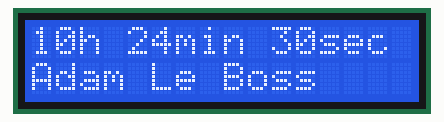
Recording of a sketch running on a simulated Arduino Uno, built with avr-gcc and run on an emulated ATmega328P. Shown: 16×2 character LCD. The local clock reads 2024-03-15 10:24:30 at power-on unless the sketch sets it; what the sketch prints to the serial monitor is not drawn.

Above: at 0.1 s.
At 4.1 s:
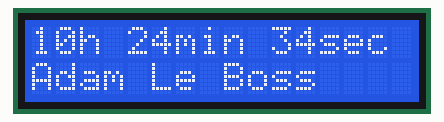
At 9.2 s:
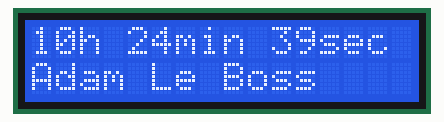
At 19.2 s:
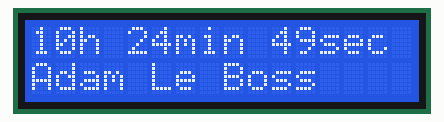
At 26.2 s:
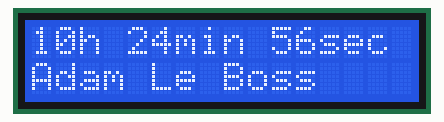
At 38.3 s:
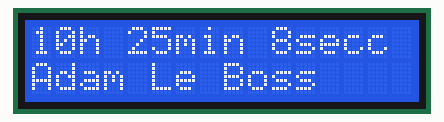

The sketch:

ProjetArduinoCode.ino
```cpp
//LCD
#include <LiquidCrystal.h>

//horloge
#include <Wire.h>
#include <ds3231.h>

struct ts t; //déclaration de la variable t
struct ts nt; //déclaration de la variable nt. Si j'utilise t partout ca ne marche pas

LiquidCrystal lcd(2,3,4,5,6,7);

void setup() {
  Serial.begin(9600);

  lcd.begin(16,2);
  lcd.print("Bonjour");
  lcd.setCursor(0,1); // (colonne,ligne) 0 est le premier indice
  Serial.println("Test");
  lcd.print("Adam");
  lcd.print(" Le Boss");

  Wire.begin();
  DS3231_init(DS3231_CONTROL_INTCN); //ligne modifiée
  /*
  //Réglage de l'heure
  nt.mday = 15;
  nt.mon = 12;
  nt.year = 2021;
  nt.hour = 10;
  nt.min = 31;
  nt.sec=0;
  DS3231_set(nt);
  */


//L'heure est réglée


}

void loop() {
  // put your main code here, to run repeatedly:

  DS3231_get(&t);
  Serial.println(t.year);
  Serial.print("date : ");
  Serial.print(t.mday);
  Serial.print("/");
  Serial.print(t.mon);
  Serial.print("/");
  Serial.print(t.year);
  Serial.print("\t Heure : ");
  Serial.print(t.hour);
  lcd.setCursor(0,0);
  lcd.print(t.hour);
  Serial.print(":");
  Serial.print(t.min);
  lcd.print("h ");
  lcd.print(t.min);
  Serial.print(".");
  Serial.println(t.sec);
  lcd.print("min ");
  lcd.print(t.sec);
  lcd.print("sec");

  delay(1000);
}
```

Measured:
- what the display in image 1 shows lasts 1.0 s, from 4.1 s to 5.1 s
